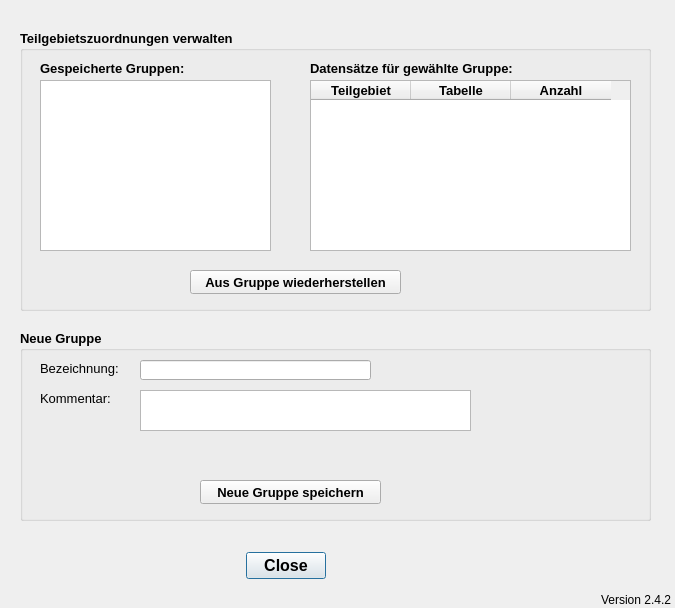
<?xml version="1.0" encoding="UTF-8"?>
<ui version="4.0">
 <class>ConnectDialogBase</class>
 <widget class="QDialog" name="ConnectDialogBase">
  <property name="geometry">
   <rect>
    <x>0</x>
    <y>0</y>
    <width>675</width>
    <height>608</height>
   </rect>
  </property>
  <property name="windowTitle">
   <string>Aus Verbindungslinien zugeordnete Haltungen in Flächen eintragen</string>
  </property>
  <widget class="QDialogButtonBox" name="button_box">
   <property name="geometry">
    <rect>
     <x>240</x>
     <y>550</y>
     <width>91</width>
     <height>31</height>
    </rect>
   </property>
   <property name="font">
    <font>
     <pointsize>12</pointsize>
     <weight>75</weight>
     <bold>true</bold>
    </font>
   </property>
   <property name="toolTip">
    <string>&lt;html&gt;&lt;head/&gt;&lt;body&gt;&lt;p&gt;Datenimport starten ...&lt;/p&gt;&lt;/body&gt;&lt;/html&gt;</string>
   </property>
   <property name="orientation">
    <enum>Qt::Horizontal</enum>
   </property>
   <property name="standardButtons">
    <set>QDialogButtonBox::Close</set>
   </property>
   <property name="centerButtons">
    <bool>true</bool>
   </property>
  </widget>
  <widget class="QGroupBox" name="groupBox_2">
   <property name="geometry">
    <rect>
     <x>20</x>
     <y>30</y>
     <width>631</width>
     <height>281</height>
    </rect>
   </property>
   <property name="font">
    <font>
     <pointsize>10</pointsize>
     <weight>75</weight>
     <bold>true</bold>
    </font>
   </property>
   <property name="title">
    <string>Teilgebietszuordnungen verwalten</string>
   </property>
   <widget class="QListWidget" name="lw_gruppen">
    <property name="geometry">
     <rect>
      <x>20</x>
      <y>50</y>
      <width>231</width>
      <height>171</height>
     </rect>
    </property>
    <property name="toolTip">
     <string extracomment="Auswahl der zu bearbeitenden Teilgebiete. Alle auswählen mit [Strg]+A"/>
    </property>
    <property name="statusTip">
     <string extracomment="Auswahl der zu bearbeitenden Teilgebiete. Alle auswählen mit [Strg]+A"/>
    </property>
    <property name="selectionMode">
     <enum>QAbstractItemView::SingleSelection</enum>
    </property>
   </widget>
   <widget class="QLabel" name="label">
    <property name="geometry">
     <rect>
      <x>20</x>
      <y>30</y>
      <width>171</width>
      <height>16</height>
     </rect>
    </property>
    <property name="text">
     <string>Gespeicherte Gruppen:</string>
    </property>
   </widget>
   <widget class="QTableWidget" name="tw_gruppenattr">
    <property name="geometry">
     <rect>
      <x>290</x>
      <y>50</y>
      <width>321</width>
      <height>171</height>
     </rect>
    </property>
    <property name="selectionBehavior">
     <enum>QAbstractItemView::SelectRows</enum>
    </property>
    <property name="columnCount">
     <number>3</number>
    </property>
    <attribute name="horizontalHeaderMinimumSectionSize">
     <number>15</number>
    </attribute>
    <column>
     <property name="text">
      <string>Teilgebiet</string>
     </property>
    </column>
    <column>
     <property name="text">
      <string>Tabelle</string>
     </property>
    </column>
    <column>
     <property name="text">
      <string>Anzahl</string>
     </property>
    </column>
   </widget>
   <widget class="QLabel" name="label_2">
    <property name="geometry">
     <rect>
      <x>290</x>
      <y>30</y>
      <width>321</width>
      <height>16</height>
     </rect>
    </property>
    <property name="text">
     <string>Datensätze für gewählte Gruppe:</string>
    </property>
   </widget>
   <widget class="QPushButton" name="pb_reloadgroup">
    <property name="geometry">
     <rect>
      <x>170</x>
      <y>240</y>
      <width>211</width>
      <height>24</height>
     </rect>
    </property>
    <property name="font">
     <font>
      <pointsize>10</pointsize>
      <weight>75</weight>
      <bold>true</bold>
     </font>
    </property>
    <property name="text">
     <string>Aus Gruppe wiederherstellen</string>
    </property>
   </widget>
  </widget>
  <widget class="QGroupBox" name="groupBox_4">
   <property name="geometry">
    <rect>
     <x>20</x>
     <y>330</y>
     <width>631</width>
     <height>191</height>
    </rect>
   </property>
   <property name="font">
    <font>
     <pointsize>10</pointsize>
     <weight>75</weight>
     <bold>true</bold>
    </font>
   </property>
   <property name="title">
    <string>Neue Gruppe</string>
   </property>
   <widget class="QLineEdit" name="tf_newgroup">
    <property name="geometry">
     <rect>
      <x>120</x>
      <y>30</y>
      <width>231</width>
      <height>20</height>
     </rect>
    </property>
   </widget>
   <widget class="QLabel" name="label_4">
    <property name="geometry">
     <rect>
      <x>20</x>
      <y>30</y>
      <width>81</width>
      <height>16</height>
     </rect>
    </property>
    <property name="font">
     <font>
      <pointsize>10</pointsize>
      <weight>50</weight>
      <bold>false</bold>
     </font>
    </property>
    <property name="text">
     <string>Bezeichnung:</string>
    </property>
   </widget>
   <widget class="QLabel" name="label_5">
    <property name="geometry">
     <rect>
      <x>20</x>
      <y>60</y>
      <width>81</width>
      <height>16</height>
     </rect>
    </property>
    <property name="font">
     <font>
      <pointsize>10</pointsize>
      <weight>50</weight>
      <bold>false</bold>
     </font>
    </property>
    <property name="text">
     <string>Kommentar:</string>
    </property>
   </widget>
   <widget class="QTextEdit" name="tf_kommentar">
    <property name="geometry">
     <rect>
      <x>120</x>
      <y>60</y>
      <width>331</width>
      <height>41</height>
     </rect>
    </property>
   </widget>
   <widget class="QPushButton" name="pb_storegroup">
    <property name="geometry">
     <rect>
      <x>180</x>
      <y>150</y>
      <width>181</width>
      <height>24</height>
     </rect>
    </property>
    <property name="font">
     <font>
      <pointsize>10</pointsize>
      <weight>75</weight>
      <bold>true</bold>
     </font>
    </property>
    <property name="text">
     <string>Neue Gruppe speichern</string>
    </property>
   </widget>
  </widget>
  <widget class="QLabel" name="lb_version">
   <property name="geometry">
    <rect>
     <x>600</x>
     <y>590</y>
     <width>71</width>
     <height>20</height>
    </rect>
   </property>
   <property name="toolTip">
    <string>Version QKan Import</string>
   </property>
   <property name="text">
    <string>Version 2.4.2</string>
   </property>
   <property name="alignment">
    <set>Qt::AlignRight|Qt::AlignTrailing|Qt::AlignVCenter</set>
   </property>
  </widget>
 </widget>
 <resources/>
 <connections>
  <connection>
   <sender>button_box</sender>
   <signal>accepted()</signal>
   <receiver>ConnectDialogBase</receiver>
   <slot>accept()</slot>
   <hints>
    <hint type="sourcelabel">
     <x>265</x>
     <y>205</y>
    </hint>
    <hint type="destinationlabel">
     <x>275</x>
     <y>117</y>
    </hint>
   </hints>
  </connection>
  <connection>
   <sender>button_box</sender>
   <signal>rejected()</signal>
   <receiver>ConnectDialogBase</receiver>
   <slot>reject()</slot>
   <hints>
    <hint type="sourcelabel">
     <x>265</x>
     <y>205</y>
    </hint>
    <hint type="destinationlabel">
     <x>275</x>
     <y>117</y>
    </hint>
   </hints>
  </connection>
 </connections>
</ui>
